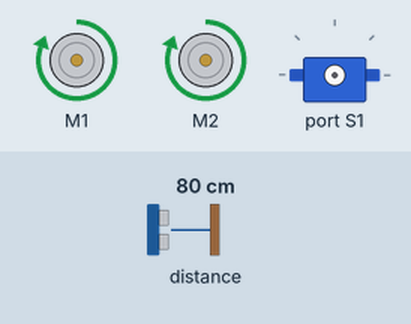
This program was run on a simulated BBC micro:bit (MakeCode). On the bench: 2 × DC motor (green arrow = forward, orange = backward, longer = faster), servo. Inputs (shaded band) come from the test bench; at power-on: distance to the obstacle 80 cm.

Above: at 1.2 s.
1.3 s: distance to the obstacle set to 11 cm
2.8 s: distance to the obstacle set to 8 cm
At 3.9 s:
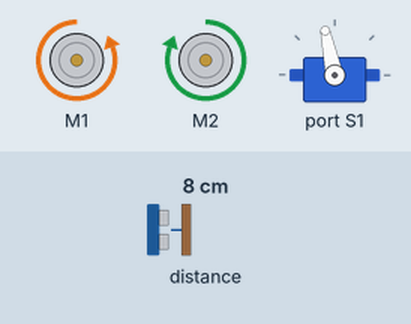
4.3 s: distance to the obstacle set to 18 cm
At 5.1 s:
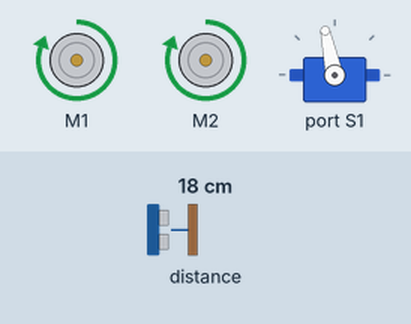
5.8 s: distance to the obstacle set to 2 cm
At 6.2 s:
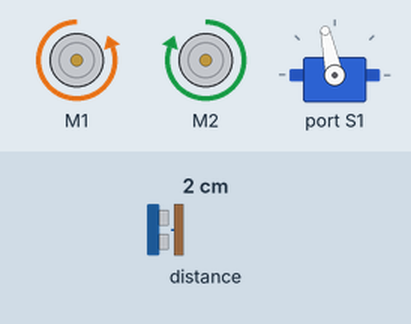
7.3 s: distance to the obstacle set to 35 cm
At 8.7 s:
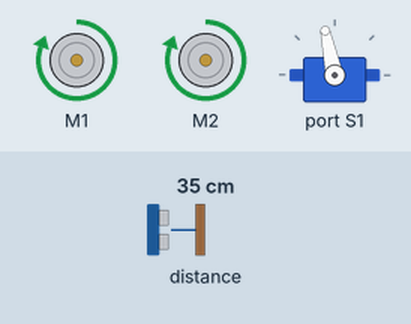
Timing chart, 0 to 9.8 s (numbered marks = the images above; inputs shaded):
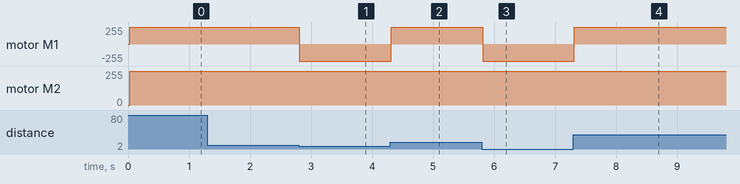

The program:

main.ts
```typescript
let DISTANCIA = maqueen.Ultrasonic(PingUnit.Centimeters)
basic.forever(function () {
    DISTANCIA = maqueen.Ultrasonic(PingUnit.Centimeters)
    if (DISTANCIA > 0 && DISTANCIA < 10) {
        maqueen.servoRun(maqueen.Servos.S1, 102)
        maqueen.motorRun(maqueen.Motors.M2, maqueen.Dir.CW, 255)
        maqueen.motorRun(maqueen.Motors.M1, maqueen.Dir.CCW, 255)
    } else {
        maqueen.motorRun(maqueen.Motors.M1, maqueen.Dir.CW, 255)
        maqueen.motorRun(maqueen.Motors.M2, maqueen.Dir.CW, 255)
    }
})
```

test.ts
```typescript
// aquí va el archivo "tests"; esto no se compilará cuando este paquete se utilice como una extensión.
```

Measured:
- the behaviour switches between 10 and 9 cm on distance to the obstacle (found by bisection; images 0 and 1)
- after the input at 1.3 s, every drawn part: stays the same
- after the input at 2.8 s, motor M1: forward 255/255 → backward 255/255 at once
- after the input at 4.3 s, motor M1: backward 255/255 → forward 255/255 at once
- after the input at 5.8 s, motor M1: forward 255/255 → backward 255/255 at once
- after the input at 7.3 s, motor M1: backward 255/255 → forward 255/255 at once
